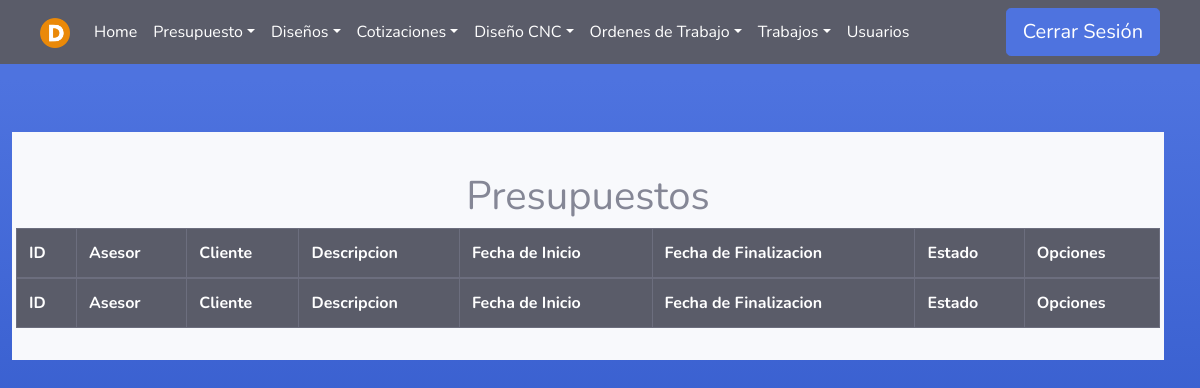
The page /Presupuesto/Finalizados/ (signed in) on the database as committed earlier.
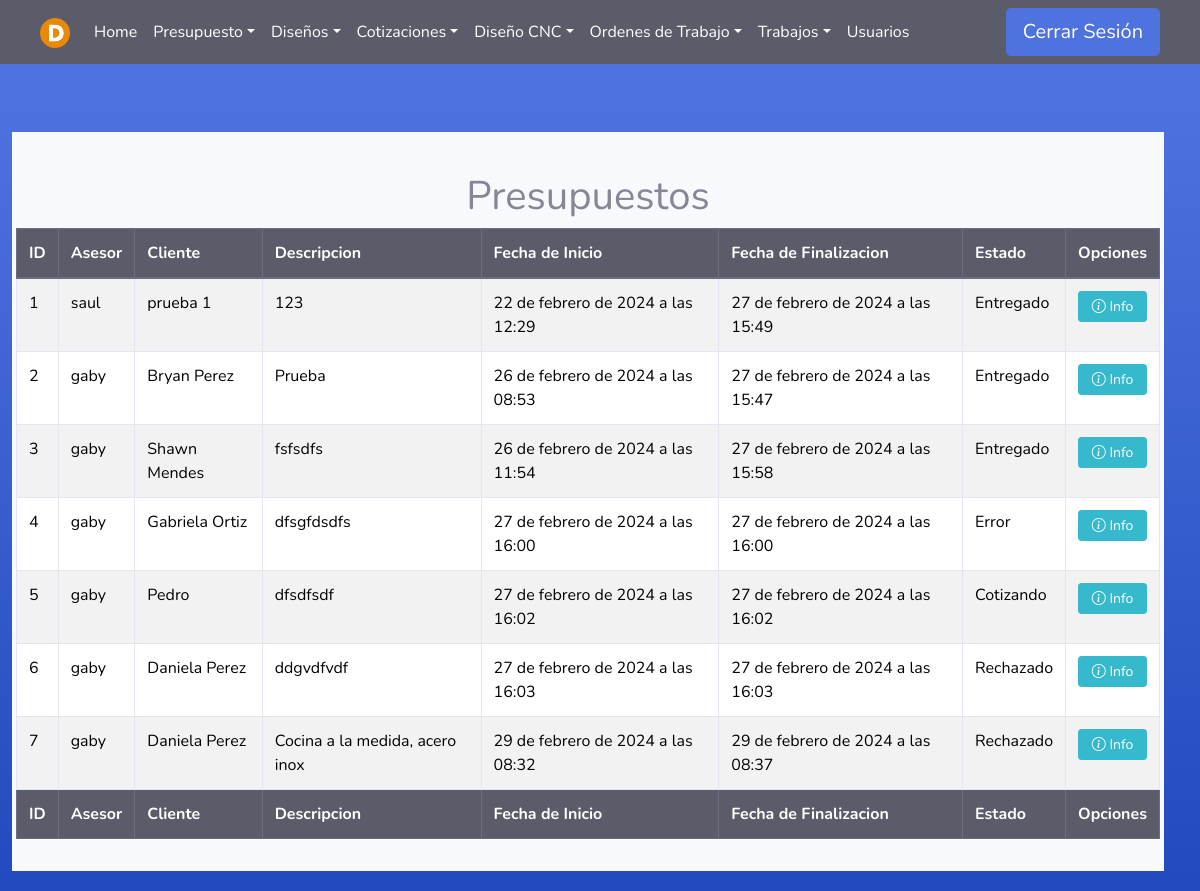
The same page on the database as committed later.
### Asesores/models.py (models this page shows)
class Presupuesto(models.Model):
    asesor = models.ForeignKey(User, on_delete=models.PROTECT, null=False, blank=False)
    fecha_inicio = models.DateTimeField(null=False, auto_now_add=True, blank=False)
    cliente = models.CharField(max_length=100, null=False, blank=False)
    descripcion = models.TextField(null=False, blank=False)
    estado=models.TextField(null=True, blank=True)
    fecha_fin = models.DateTimeField(null=True, blank=True)

### Asesores/views.py (the view)
# urls.py: path('Finalizados/', asesor_views.listadoPF , name='PresupuestoFin'),
def listadoPF(request):
    user = request.user
    if user.groups.filter(name='Asesor').exists():
        pres = Presupuesto.objects.filter(fecha_fin__isnull=False, asesor=user)
        return render(request, 'Asesor/listado_presupuesto_fin.html', {'pres': pres})
    elif (user.groups.filter(name='Administrador').exists() or user.is_superuser):
        pres = Presupuesto.objects.filter(fecha_fin__isnull=False)
        return render(request, 'Asesor/listado_presupuesto_fin.html', {'pres': pres})
    else:
        error = "No tienes permiso para acceder a esta página."
        return render(request, '404.html', {'error': error})

### Templates/Asesor/listado_presupuesto_fin.html
{% extends 'tables.html' %}
{% block botones%}
<div class="text-center">
    <br>
    <h1>Presupuestos</h1>
</div>
{% endblock %}
{% load static %}
{% block head %}
<th>ID</th>
{% if user.is_superuser or  user.groups.all.0.name == "Administrador" %}
<th>Asesor</th>
{% endif %}
<th>Cliente</th>
<th>Descripcion</th>
<th>Fecha de Inicio</th>
<th>Fecha de Finalizacion</th>
<th>Estado</th>
<th>Opciones</th>
{% endblock %}
{% block tbody %}
{% for p in pres %}
<tr>
    <td>{{ p.id }}</td>
    {% if user.is_superuser or user.groups.all.0.name == "Administrador" %}
        {% if p.asesor.first_name and p.asesor.last_name %}
            <td>{{ p.asesor.first_name}} {{ p.asesor.last_name}}</td>
        {% else %}
            <td>{{ p.asesor.username}}</td>
        {% endif %}
    {% endif %}
    <td>{{ p.cliente }}</td>
    <td>{{ p.descripcion }}</td>
    <td>{{ p.fecha_inicio }}</td>
    <td>{{ p.fecha_fin }}</td>
    <td>{{ p.estado }}</td>
    <td>
        <a class="btn btn-info btn-sm btn-block" href="/Presupuesto/Informacion/Finalizado/{{p.id}}"><i class="bi bi-info-circle"></i> Info</a>
    </td>
</tr>
{% endfor %}
 {% endblock %}
 {% block footer %}
 <th>ID</th>
 {% if user.is_superuser or  user.groups.all.0.name == "Administrador" %}
<th>Asesor</th>
{% endif %}
 <th>Cliente</th>
 <th>Descripcion</th>
 <th>Fecha de Inicio</th>
 <th>Fecha de Finalizacion</th>
 <th>Estado</th>
 <th>Opciones</th>
 {% endblock %}

Rows that differ between the two databases and show on the page:
now on this page (row edited): Presupuesto: id "1", asesor.username "saul", cliente "prueba 1", descripcion "123", fecha_inicio "22 de febrero de 2024 a las 12:29", fecha_fin "27 de febrero de 2024 a las 15:49", estado "Entregado"
now on this page (row edited): Presupuesto: id "2", asesor.username "gaby", cliente "Bryan Perez", descripcion "Prueba", fecha_inicio "26 de febrero de 2024 a las 08:53", fecha_fin "27 de febrero de 2024 a las 15:47", estado "Entregado"
now on this page (row edited): Presupuesto: id "3", asesor.username "gaby", cliente "Shawn Mendes", descripcion "fsfsdfs", fecha_inicio "26 de febrero de 2024 a las 11:54", fecha_fin "27 de febrero de 2024 a las 15:58", estado "Entregado"
added Presupuesto: id "4", asesor.username "gaby", cliente "Gabriela Ortiz", descripcion "dfsgfdsdfs", fecha_inicio "27 de febrero de 2024 a las 16:00", fecha_fin "27 de febrero de 2024 a las 16:00", estado "Error"
added Presupuesto: id "5", asesor.username "gaby", cliente "Pedro", descripcion "dfsdfsdf", fecha_inicio "27 de febrero de 2024 a las 16:02", fecha_fin "27 de febrero de 2024 a las 16:02", estado "Cotizando"
added Presupuesto: id "6", asesor.username "gaby", cliente "Daniela Perez", descripcion "ddgvdfvdf", fecha_inicio "27 de febrero de 2024 a las 16:03", fecha_fin "27 de febrero de 2024 a las 16:03", estado "Rechazado"
added Presupuesto: id "7", asesor.username "gaby", cliente "Daniela Perez", descripcion "Cocina a la medida, acero inox", fecha_inicio "29 de febrero de 2024 a las 08:32", fecha_fin "29 de febrero de 2024 a las 08:37", estado "Rechazado"
